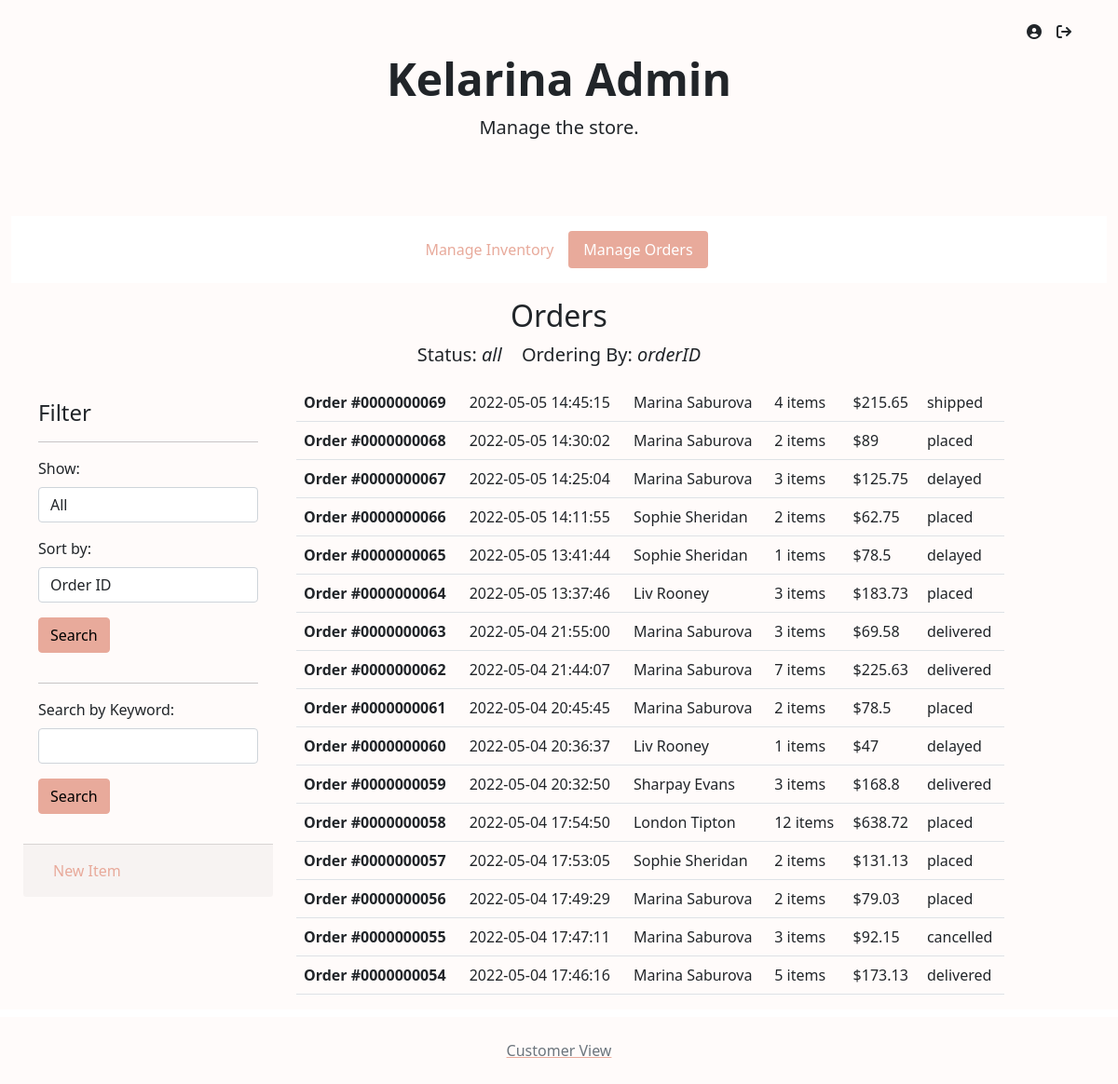
The page /admin/?action=orders (signed in) on the database as committed earlier.
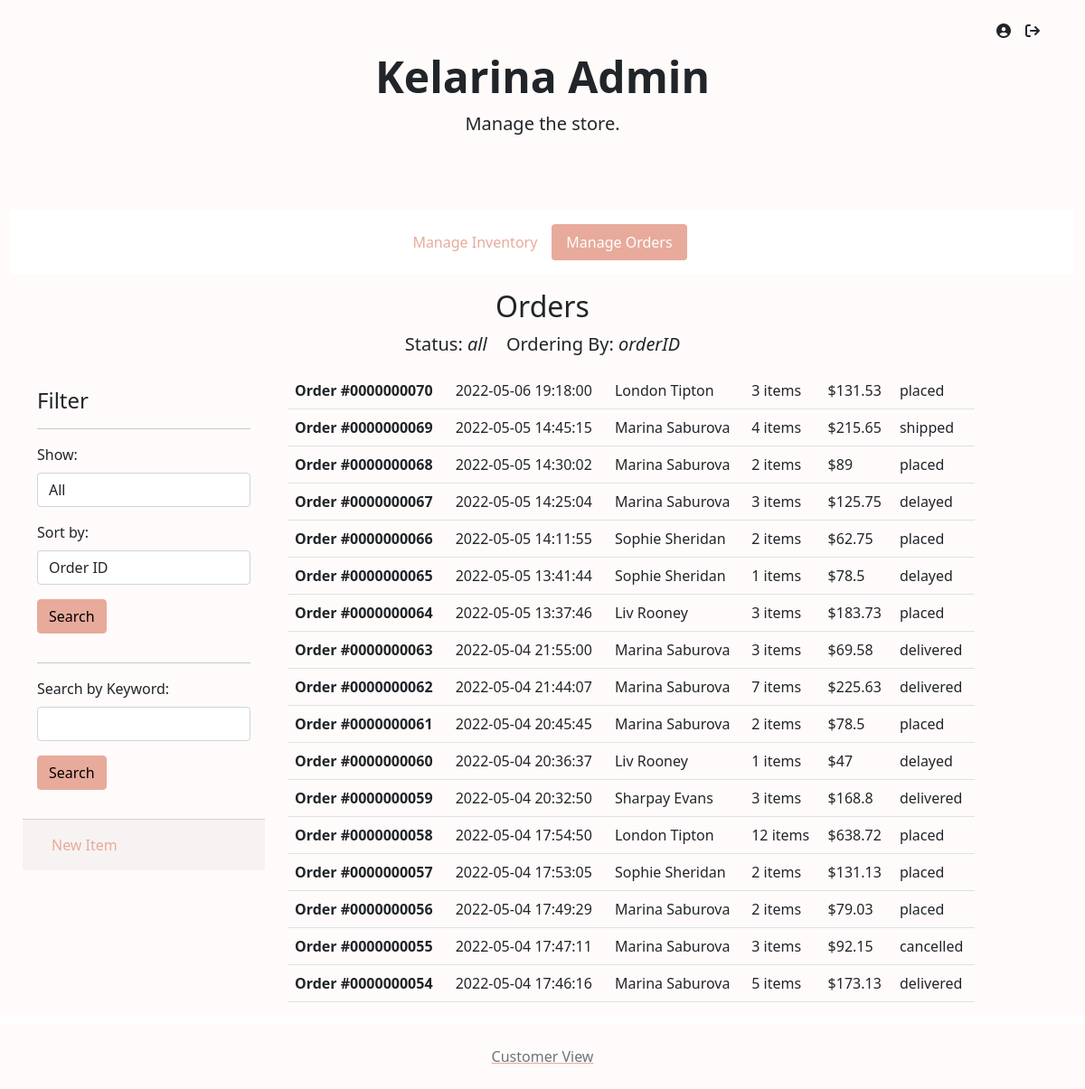
The same page on the database as committed later.
### tables this page shows
CREATE TABLE `orders` (
  `orderID` int(10) UNSIGNED ZEROFILL NOT NULL,
  `customerID` int(10) UNSIGNED ZEROFILL DEFAULT NULL,
  `email` varchar(60) NOT NULL,
  `itemsPrice` decimal(7,2) UNSIGNED NOT NULL,
  `shipping` decimal(4,2) UNSIGNED NOT NULL,
  `tax` decimal(4,2) UNSIGNED NOT NULL,
  `status` varchar(15) NOT NULL,
  `timePlaced` timestamp NOT NULL DEFAULT current_timestamp(),
  `shipFirstName` varchar(30) NOT NULL,
  `shipLastName` varchar(30) NOT NULL,
  `shipStreet` varchar(30) NOT NULL,
  `shipStreet2` varchar(30) DEFAULT NULL,
  `shipCity` varchar(30) NOT NULL,
  `shipState` char(2) NOT NULL,
  `shipZip` int(5) UNSIGNED ZEROFILL NOT NULL
);

### function/store-db.php (called while the page is built, shortened)
<?php
function getOrders($status, $orderBy)
{
    global $db;
    $query = "SELECT * FROM `orders` WHERE `itemsPrice` > 0";
    $query .= " ORDER BY $orderBy DESC";
    $statement = $db->prepare($query);
    $statement->execute();
    $products = $statement->fetchAll();
    return $products;
}

### function/customer-db.php (called while the page is built, shortened)
<?php
function getOrderItems($orderID)
{
    global $db;
    $query = 'SELECT `order_items`.*, `item`.`name` FROM `order_items` INNER JOIN `item` ON `order_items`.`itemID` = `item`.`itemID`  WHERE `orderID` = :orderID';
    $statement = $db->prepare($query);
    $statement->bindValue(':orderID', $orderID);
    $statement->execute();
    $items = $statement->fetchAll();
    return $items;
}
function getOrderQuantity($orderID)
{
    $items = getOrderItems($orderID);
    $quantity = 0;
    foreach ($items as $item) {
        $quantity += $item['quantity'];
    }
    return $quantity;
}

### admin/page/orders.php (the view, shortened to what this page needs)
<?php
include 'admin-view/header.php';
include 'admin-view/navigation.php';
?>
<div class="container-fluid">
    <main>
        <div class="py-3 text-center">
            <h2>Orders</h2>
            <?php if (isset($status) && !isset($keyword)) echo "<span class='lead mb-4 mx-2'>Status:<i> $status </i></span>"
            ?>
            <?php if (isset($orderBy) && !isset($keyword)) echo "<span class='lead mb-4 mx-2'>Ordering By:<i> $orderBy </i></span>"
            ?>
        </div>
        <div class="row">
            <?php include 'admin-view/order-sidebar.php'; ?>
            <div class="col-md-7 col-lg-8">
                <table class="table">
                    <tbody>
                        <?php
                        foreach ($orders as $order) {
                            $totalPrice = $order['itemsPrice'] + $order['shipping'] + $order['tax'];
                        ?>
                            <tr>
                                <th scope="row"> <a href=".?action=order-details&orderid=<?php echo $order['orderID'] ?>#view" class="text-reset text-decoration-none">
                                        Order #<?php echo $order['orderID'] ?></a>
                                <td><?php echo $order['timePlaced'] ?></td>
                                <td><?php echo $order['shipFirstName'] . ' ' . $order['shipLastName'] ?></td>
                                <td><?php echo getOrderQuantity($order['orderID']) ?> items </td>
                                <td>$<?php echo $totalPrice ?></td>
                                <td><?php echo $order['status'] ?></td>
                            </tr>
                        <?php
                        }
                        ?>
                    </tbody>
                </table>
            </div>
    </main>
</div>
<?php
include 'admin-view/footer.php';
?>

Rows that differ between the two databases and show on the page:
added orders: orderID "0000000070", timePlaced "2022-05-06 19:18:00", shipFirstName "London", shipLastName "Tipton", orderID "3", totalPrice "131.53", status "placed"
